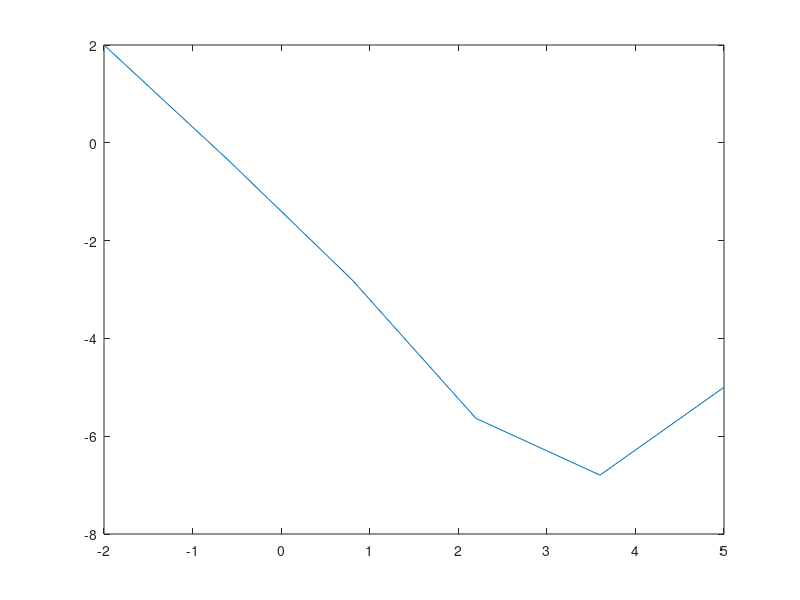

This chart was generated by the following MATLAB code:
% Skript som løyser randverdiproblemet
% a(x) y'' + b(x) y' + c(x) y = d(x) med
% y(x_0)=y_0 og y(x_f)=y_f.
% Skriptet brukar endeleg differanse-formlar for
% numeriske deriverte til å sette opp problemet
% som ei matriselikning.
% Input:
%   1) Funksjonane a(x), b(x), c(x) og d(x)
%   2) Verdiane for x_0 og x_f
%   3) Randkrava; y(x_0) og y(x_f)
%   4) Talet på delintervall, N
% Til den siste variabelen brukar vi input-funksjonen.
% Dei andre er hardkoda.

% Inputvariablar
x0=-2;
y0=2;
xF=5;
yF=-5;
% Gir oppdelinga av x-intervallet
N=input('Gi talet på delintervall: ');

% Funksjonar
a=@(x) exp(x);
b=@(x) x;
c=@(x) -2*x.^0;
d=@(x) 2*exp(x)-x;

% Vektor med x-verdiar
h=(xF-x0)/N;
xVektor=(x0+h):h:(xF-h);

% Matriser og vektor for funksjonane;
Amat=diag(a(xVektor));
Bmat=diag(b(xVektor));
Cmat=diag(c(xVektor));
Dvektor=d(xVektor).';

% Matriser for dei deriverte
D1Mat=zeros(N-1,N-1);
D2Mat=zeros(N-1,N-1);
for ind=2:(N-2)
  D1Mat(ind,[ind-1 ind+1])=[-1 1]/(2*h);
  D2Mat(ind,(ind-1):(ind+1))=[1 -2 1]/h^2;
end
% Derivert i venstre ende
D1Mat(1,2)=1/(2*h);
% Derivert i høgre ende
D1Mat(N-1,N-2)=-1/(2*h);
% Dobbeltderivert i venstre ende
D2Mat(1,1:2)=[-2 1]/h^2;
% Dobbeltderivert i høgre ende
D2Mat(N-1,(N-2):(N-1))=[1 -2]/h^2;

% Set opp totalmatrisa
TotMat=[Amat*D2Mat+Bmat*D1Mat+Cmat, Dvektor];
% Legg til randkrava
TotMat(1,N)=TotMat(1,N)+y0*(-a(x0+h)/h^2+b(x0+h)/(2*h));
TotMat(N-1,N)=TotMat(N-1,N)-yF*(a(xF-h)/h^2+b(xF-h)/(2*h));

% Løyser likningssystemet
aux=rref(TotMat);
yVektor=aux(:,N).';
% Tar med randpunkta
yVektor=[y0, yVektor, yF]; xVektor=[x0, xVektor, xF];

% Plottar løysinga
plot(xVektor,yVektor)
